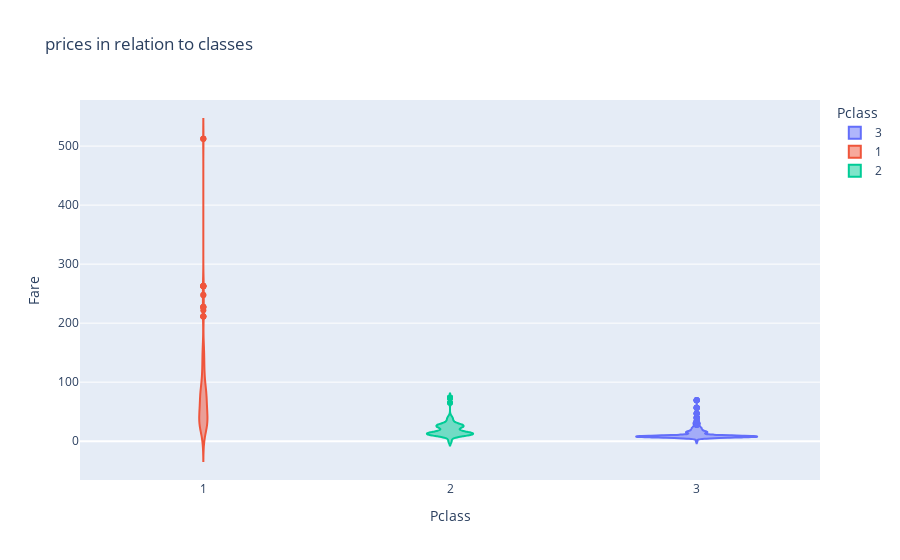

The notebook cell saved with this chart:
### Code cell
violinplot = px.violin(data, x='Pclass', y='Fare', color='Pclass', title='prices in relation to classes')
violinplot.show()

### Figure 1 — Plotly figure (JSON) as saved in the notebook; plotly's stock layout.template omitted (floating-point values rounded to 4 significant figures; data arrays with more than 128 entries replaced by an {"elided": "..."} marker saying what was removed)
{"data": [{"alignmentgroup": "True", "box": {"visible": false}, "hovertemplate": "Pclass=%{x}<br>Fare=%{y}<extra></extra>", "legendgroup": "3", "marker": {"color": "#636efa"}, "name": "3", "offsetgroup": "3", "orientation": "v", "scalegroup": "True", "showlegend": true, "type": "violin", "x": {"elided": "491 int values"}, "x0": " ", "xaxis": "x", "y": {"elided": "491 float values"}, "y0": " ", "yaxis": "y"}, {"alignmentgroup": "True", "box": {"visible": false}, "hovertemplate": "Pclass=%{x}<br>Fare=%{y}<extra></extra>", "legendgroup": "1", "marker": {"color": "#EF553B"}, "name": "1", "offsetgroup": "1", "orientation": "v", "scalegroup": "True", "showlegend": true, "type": "violin", "x": {"elided": "216 int values"}, "x0": " ", "xaxis": "x", "y": {"elided": "216 float values"}, "y0": " ", "yaxis": "y"}, {"alignmentgroup": "True", "box": {"visible": false}, "hovertemplate": "Pclass=%{x}<br>Fare=%{y}<extra></extra>", "legendgroup": "2", "marker": {"color": "#00cc96"}, "name": "2", "offsetgroup": "2", "orientation": "v", "scalegroup": "True", "showlegend": true, "type": "violin", "x": {"elided": "184 int values"}, "x0": " ", "xaxis": "x", "y": {"elided": "184 float values"}, "y0": " ", "yaxis": "y"}], "layout": {"legend": {"title": {"text": "Pclass"}, "tracegroupgap": 0}, "title": {"text": "prices in relation to classes"}, "violinmode": "overlay", "xaxis": {"anchor": "y", "categoryarray": [3, 1, 2], "categoryorder": "array", "domain": [0, 1], "title": {"text": "Pclass"}}, "yaxis": {"anchor": "x", "domain": [0, 1], "title": {"text": "Fare"}}}}
